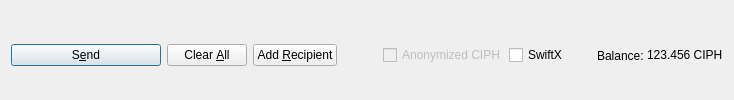
         <widget class="QFrame" name="frame_Send">
          <layout class="QHBoxLayout" name="horizontalLayout">
           <property name="bottomMargin">
            <number>0</number>
           </property>
           <item>
            <widget class="QPushButton" name="sendButton">
             <property name="minimumSize">
              <size>
               <width>150</width>
               <height>0</height>
              </size>
             </property>
             <property name="toolTip">
              <string>Confirm the send action</string>
             </property>
             <property name="text">
              <string>S&amp;end</string>
             </property>
             <property name="icon">
              <iconset resource="../ciphercoin.qrc">
               <normaloff>:/icons/send</normaloff>:/icons/send</iconset>
             </property>
             <property name="autoDefault">
              <bool>false</bool>
             </property>
             <property name="default">
              <bool>true</bool>
             </property>
            </widget>
           </item>
           <item>
            <widget class="QPushButton" name="clearButton">
             <property name="sizePolicy">
              <sizepolicy hsizetype="Minimum" vsizetype="Fixed">
               <horstretch>0</horstretch>
               <verstretch>0</verstretch>
              </sizepolicy>
             </property>
             <property name="toolTip">
              <string>Clear all fields of the form.</string>
             </property>
             <property name="text">
              <string>Clear &amp;All</string>
             </property>
             <property name="icon">
              <iconset resource="../ciphercoin.qrc">
               <normaloff>:/icons/remove</normaloff>:/icons/remove</iconset>
             </property>
             <property name="autoDefault">
              <bool>false</bool>
             </property>
            </widget>
           </item>
           <item>
            <widget class="QPushButton" name="addButton">
             <property name="toolTip">
              <string>Send to multiple recipients at once</string>
             </property>
             <property name="text">
              <string>Add &amp;Recipient</string>
             </property>
             <property name="icon">
              <iconset resource="../ciphercoin.qrc">
               <normaloff>:/icons/add</normaloff>:/icons/add</iconset>
             </property>
             <property name="autoDefault">
              <bool>false</bool>
             </property>
            </widget>
           </item>
           <item>
            <spacer name="horizontalSpacer">
             <property name="orientation">
              <enum>Qt::Horizontal</enum>
             </property>
             <property name="sizeHint" stdset="0">
              <size>
               <width>40</width>
               <height>20</height>
              </size>
             </property>
            </spacer>
           </item>
           <item>
            <layout class="QHBoxLayout" name="horizontalLayout_2">
             <property name="spacing">
              <number>3</number>
             </property>
             <item>
              <widget class="QCheckBox" name="checkzCIPH">
               <property name="enabled">
                <bool>false</bool>
               </property>
               <property name="text">
                <string>Anonymized CIPH</string>
               </property>
              </widget>
             </item>
             <item>
              <widget class="QCheckBox" name="checkSwiftTX">
               <property name="enabled">
                <bool>true</bool>
               </property>
               <property name="minimumSize">
                <size>
                 <width>85</width>
                 <height>0</height>
                </size>
               </property>
               <property name="text">
                <string>SwiftX</string>
               </property>
              </widget>
             </item>
             <item>
              <widget class="QLabel" name="label">
               <property name="text">
                <string>Balance:</string>
               </property>
              </widget>
             </item>
             <item>
              <widget class="QLabel" name="labelBalance">
               <property name="sizePolicy">
                <sizepolicy hsizetype="Preferred" vsizetype="Fixed">
                 <horstretch>0</horstretch>
                 <verstretch>0</verstretch>
                </sizepolicy>
               </property>
               <property name="cursor">
                <cursorShape>IBeamCursor</cursorShape>
               </property>
               <property name="text">
                <string notr="true">123.456 CIPH</string>
               </property>
               <property name="textInteractionFlags">
                <set>Qt::LinksAccessibleByMouse|Qt::TextSelectableByKeyboard|Qt::TextSelectableByMouse</set>
               </property>
              </widget>
             </item>
            </layout>
           </item>
          </layout>
         </widget>
